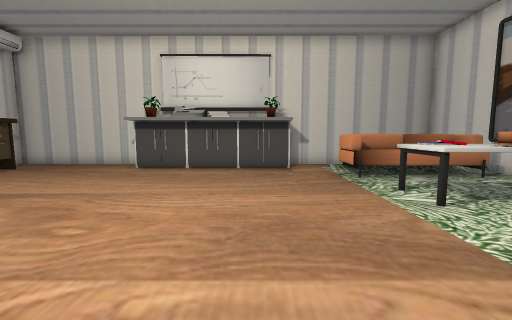
view 1 (above)

16 first-person views from a walk through a Unity game level. The camera is 1.5 m above the floor, tilts 6° down and sees 90° across. Doors are open. The floor is counted in squares, 1 m on a side. Each view is taken from the middle of a square. On the plan, view 1 faces up. The plan holds only what a view shows up to about 13 squares ahead; the rest is blank. The place goes on beyond the plan. The player character is not drawn. Some animated figures are left out. Some surface patterns are stand-ins.

view 2
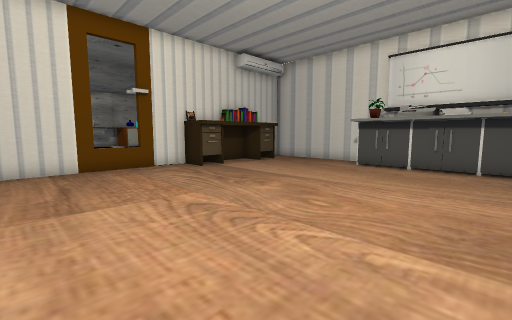

view 3
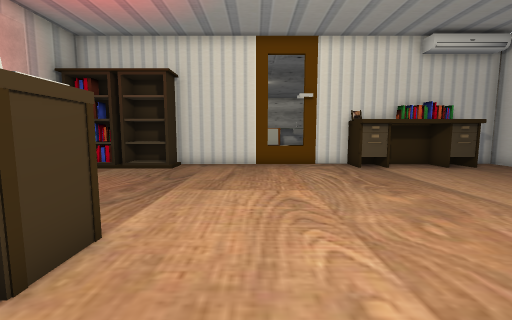

view 4
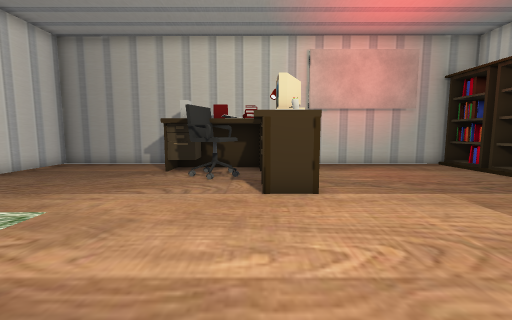

view 5
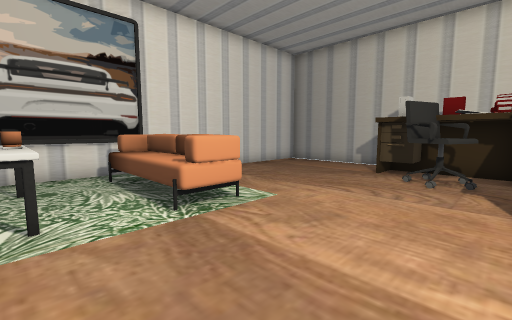

view 6
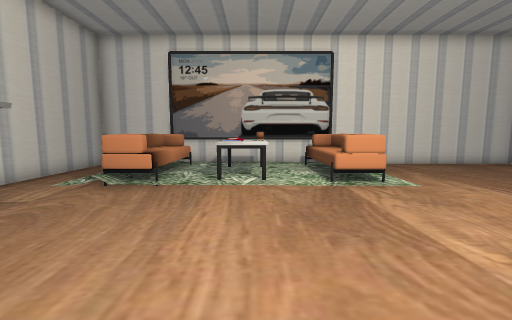

view 7
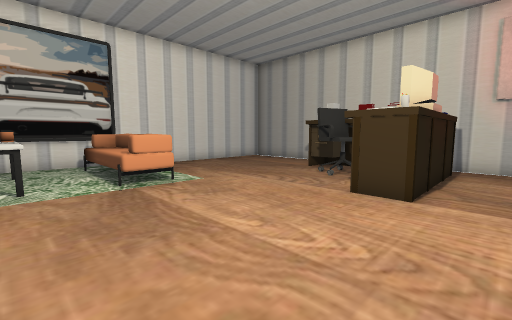

view 8
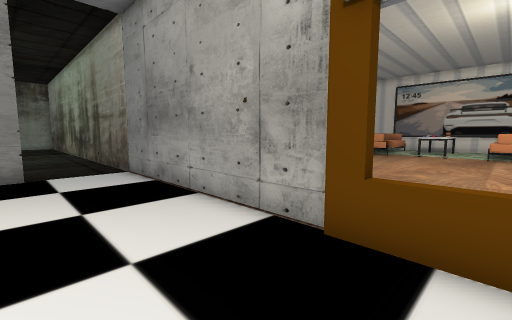

view 9
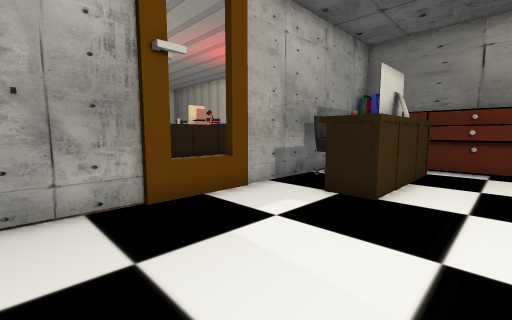

view 10
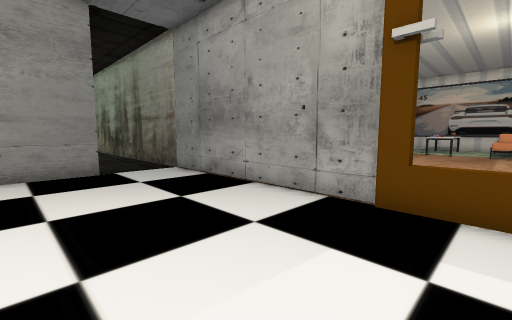

view 11
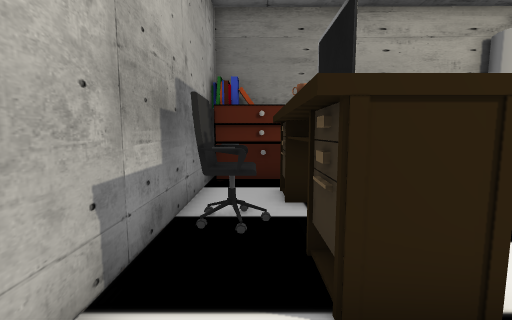

view 12
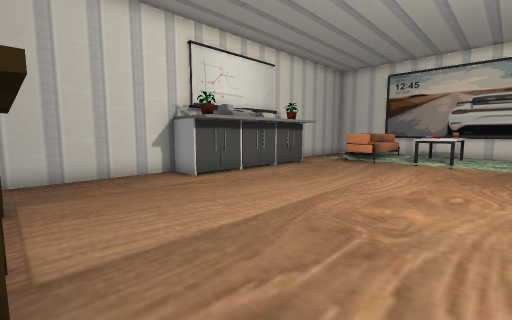

view 13
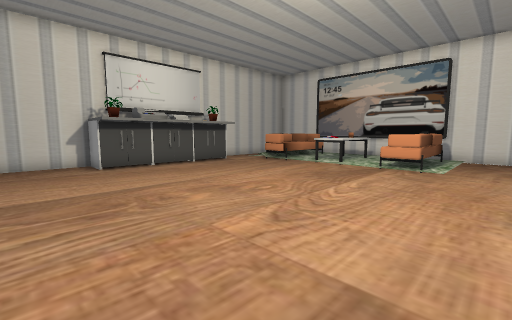

view 14
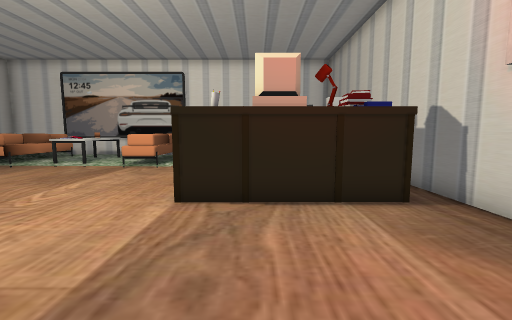

view 15
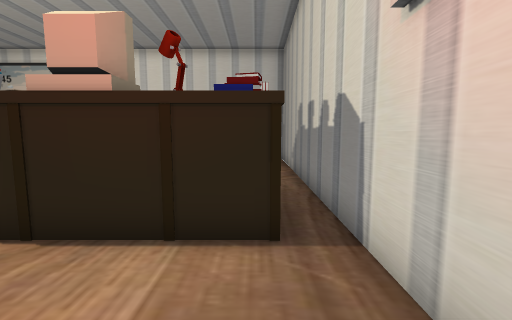

view 16
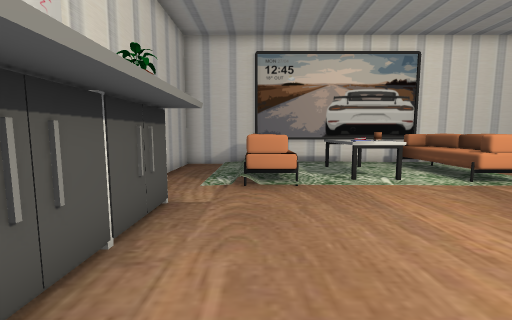

### Floor plan
Key: @ floor where view 1 was taken; # wall or solid block; . main floor; : floor 0.25 m higher than the main floor; D open door; O other object.
Columns run from 17 left of view 1 to 8 right of it. Each row starts with its distance up from view 1.
 18    ..
 17    ...#
 16    ...#
 15    ...#
 14    ...#
 13    DDD#######      ###
 12 ###DDD#.....O  OO O..#####
 11 .  ...OO....OOOOOOO......#
 10 ......OO............:::::#
  9 ....  OO............OOOOO#
  8 ......#.............OOOOO#
  7 ......OO............:::::#
  6 ......OO............:OOO:#
  5 ......#..............OOO.#
  4 ....  #..................#
  3 .....O..............OOOOO#
  2 .....O..............OOOOO#
  1 ......#..............O..O#
  0 ..OO..#..........@.......#
 -1 ..OO  #........O.........#
 -2 ..OOOO#........OO........#
 -3 ..OOOOOO.......O.O.......#
 -4 ..OO. OO.......O.OO......#
 -5 .OOO. OO.......OOOOO.....#
 -6  O##O#OO.......OOOOO.....#
 -7     O##O#................#
 -8         ##################

Positions as (right, up) in squares from view 1, and headings:
1: (0, 0), facing up
2: (0, -1), facing up-left
3: (1, 1), facing left
4: (-1, 5), facing down
5: (-1, 5), facing down-right
6: (-4, 5), facing right
7: (-4, 5), facing down-right
8: (-15, 2), facing up-right
9: (-17, 6), facing down-right
10: (-17, 2), facing up-right
11: (-13, 2), facing down
12: (-10, 3), facing up-right
13: (-8, -1), facing up-right
14: (-8, -3), facing right
15: (-6, -6), facing right
16: (-4, 9), facing right
